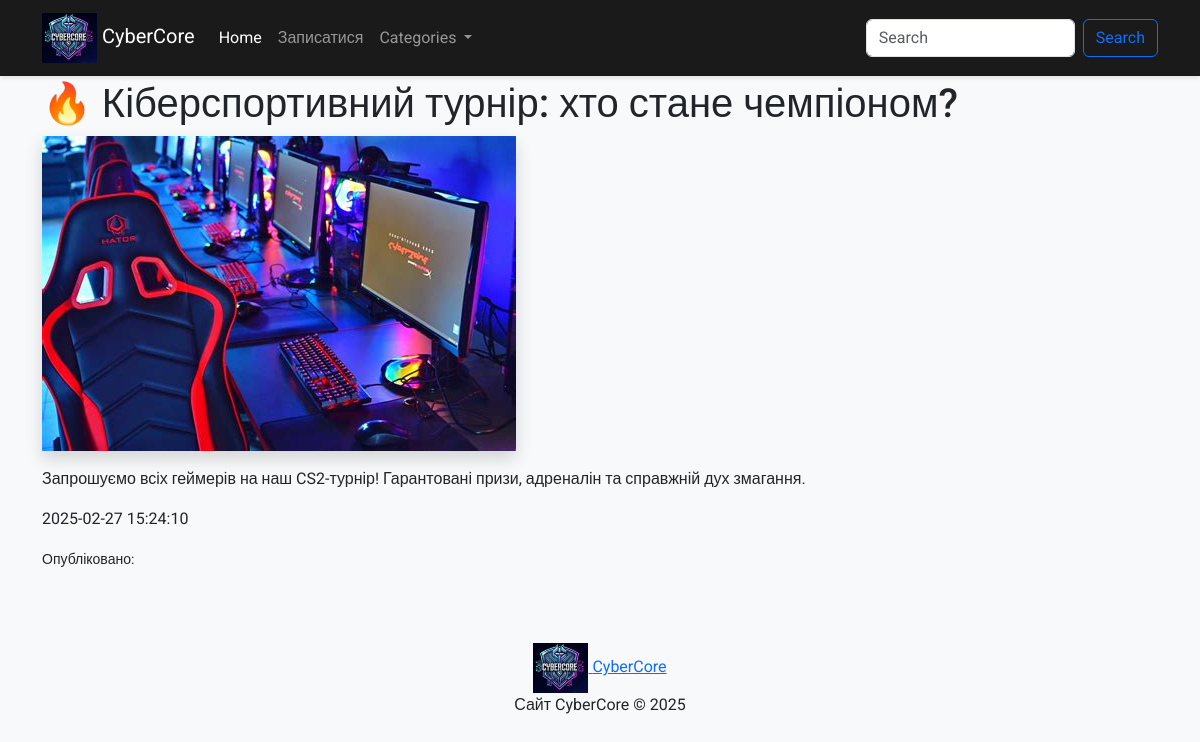
The page /articles/15 on the database its author committed.
### tables this page shows
CREATE TABLE articles (
    id INTEGER PRIMARY KEY AUTOINCREMENT,
    user_id INTEGER NOT NULL,
    category_id INTEGER NOT NULL,
    title TEXT NOT NULL,
    content TEXT NOT NULL,
    created_at TIMESTAMP DEFAULT CURRENT_TIMESTAMP, image TEXT,
    FOREIGN KEY (user_id) REFERENCES users(id) ON DELETE CASCADE,
    FOREIGN KEY (category_id) REFERENCES categories(id) ON DELETE SET NULL
);

### app.py (the view)
@app.route("/articles/<int:article_id>")
def article_page(article_id):
    categories = db.get_categories()
    article = db.get_article_by_id(article_id)
    return render_template("article.html", categories=categories, article=article)

### db_scripts.py (called while the page is built)
    def open_db(self):
        self.conn = sqlite3.connect(self.dbname)
        self.cursor = self.conn.cursor()

    def get_categories(self):
        self.open_db()
        self.cursor.execute('''SELECT * FROM categories''')
        data = self.cursor.fetchall()
        self.conn.close()
        return data

    def get_article_by_id(self, article_id):
        self.open_db()
        self.cursor.execute('''SELECT * FROM articles WHERE id = ?''', [article_id])
        data = self.cursor.fetchone()
        self.conn.close()
        return data

### templates/article.html (shortened to what this page needs)
{% extends 'base.html' %}
{% block content %}
<main class="container my-5">
    <h1 class="mt-5">{{ article[3] }}</h1>
    <div class="row">
        <div class="col-12 col-md-8 col-xl-9">
            {% if article[6] %}
                <img src="{{ url_for('static', filename='Photos/' + article[6]) }}" class="img-fluid shadow" alt="Зображення статті">
            {% endif %}
            <p class="mt-3">{{ article[4] }}</p>
            <p class="">{{ article[5] }}</p>
            <small>Опубліковано: {{ article[7] }}</small>
        </div>
        <div class="col-12 col-md-4 col-xl-3">
        </div>
    </div>
</main>
{% endblock content %}

### static/style.css (style rules this page uses)
body { font-family: 'Roboto', sans-serif; background-color: #f8f9fa; }
.shadow { box-shadow: 0 4px 8px rgba(0, 0, 0, 0.2); }

### rows shown on the page
articles: title "🔥 Кіберспортивний турнір: хто стане чемпіоном?", image (picture), content "Запрошуємо всіх геймерів на наш CS2-турнір! Гарантовані призи, адреналін та справжній дух змагання.", created_at "2025-02-27 15:24:10"
